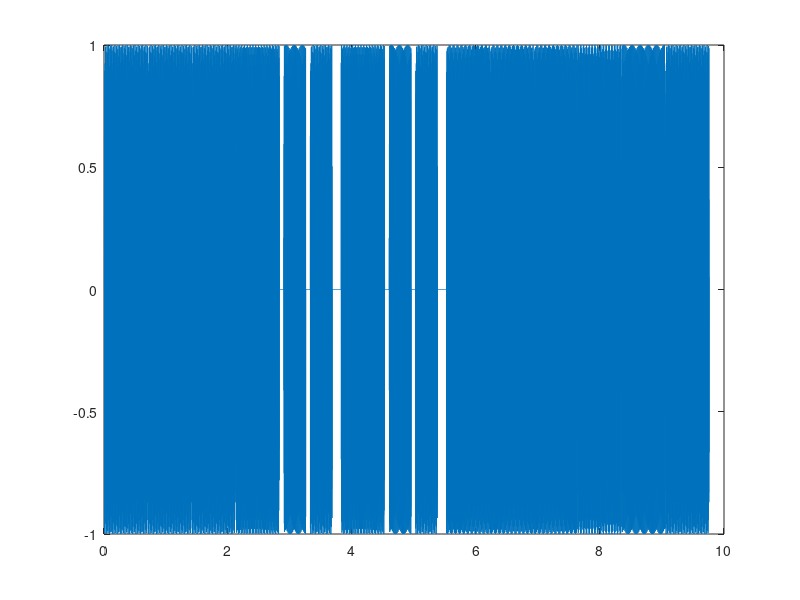

MATLAB code to generate this figure: (Note: this script raises an error after producing the figure.)
clc; clear; close all;

%% Настройки
Fs = 1000; % Частота дискретизации
chord_time = 0.5; % Длительность аккорда в секундах
note_time = 0.7; % Длительность нот в секундах
o = 0; % На сколько октав поднять

% Таблица частот нот
note_freq = struct(...
    'Z', 0.0, ...
    'B3', 246.94, 'F4', 349.23, 'Bb4', 466.16, ...
    'G3', 196.00, 'Bb3', 233.08, 'D5', 587.33, ...
    'C4', 261.63, 'Eb4', 311.13, 'Eb5', 622.254, ...
    'Ab', 207.65, 'D4', 293.66, 'G4', 392.00 ...
);
% B-dur/Gm*4/G*4/Cm*4;
% B-dur*4/Abmaj7*6/B-dur*2/Cm*4;
% Определяем аккорды и длительности (в долях)
chords = { % Adele - Rolling in the deep (Гитара)
    {{'Bb3','D4','F4'}, 4}, ...
    {{'G3','Bb3','D4'}, 4}, ...
    {{'G3','B3','D4'}, 4}, ...
    {{'C4','Eb4','G4'}, 4}, ...
    {{'B3','D4','F4'}, 4}, ...
    {{'Ab','C4','Eb4','G4'}, 6}, ...
    {{'B3','D4','F4'}, 2}, ...
    {{'C4','Eb4','G4'}, 4} ...
};

chords2 = { % Имперский марш
    {{'G4'}, 1}, ...
    {{'G4'}, 1}, ...
    {{'G4'}, 1}, ...
    {{'Eb4'}, 1}, ...
    {{'Z'}, 0.1}, ...
    {{'Bb4'}, 0.5}, ...
    {{'Z'}, 0.1}, ...
    {{'G4'}, 0.5}, ...
    {{'Z'}, 0.2}, ...
    {{'Eb4'}, 1}, ...
    {{'Z'}, 0.1}, ...
    {{'Bb4'}, 0.5}, ...
    {{'Z'}, 0.1}, ...
    {{'G4'}, 0.5}, ...
    {{'Z'}, 0.2}, ...
    {{'D5'}, 1}, ...
    {{'D5'}, 1}, ...
    {{'D5'}, 1}, ...
    {{'Eb5'}, 1}, ...
    {{'Bb4'}, 1}, ...
    {{'G4'}, 1}, ...
};


music = chords2;
if isequal(music, chords)
    time = chord_time;
else
    time = note_time;
end


signal = [];
for k = 1:length(music)
    notes = music{k}{1};
    duration = music{k}{2} * time;      
    t = 0:1/Fs:duration-1/Fs;
    
    chord_signal = zeros(1,length(t));
    for n = 1:length(notes)
        f = note_freq.(notes{n}) .* (2.^o);
        chord_signal = chord_signal + sin(2*pi*f*t);
    end
    pause_fraction = 0.01;
    pause_samples = round(pause_fraction * length(t));
    signal = [signal zeros(1, pause_samples)];
    signal = [signal chord_signal];
end

signal = signal / max(abs(signal));
figure('Position', [(1920-1920)/2, (1080-400)/2, 1920, 400]);
t = (0:length(signal)-1)/(Fs);
plot(t, signal);

disp(length(signal)/Fs)

player = audioplayer(signal, Fs);
play(player);
% audiowrite('melody2.wav', signal, Fs);
